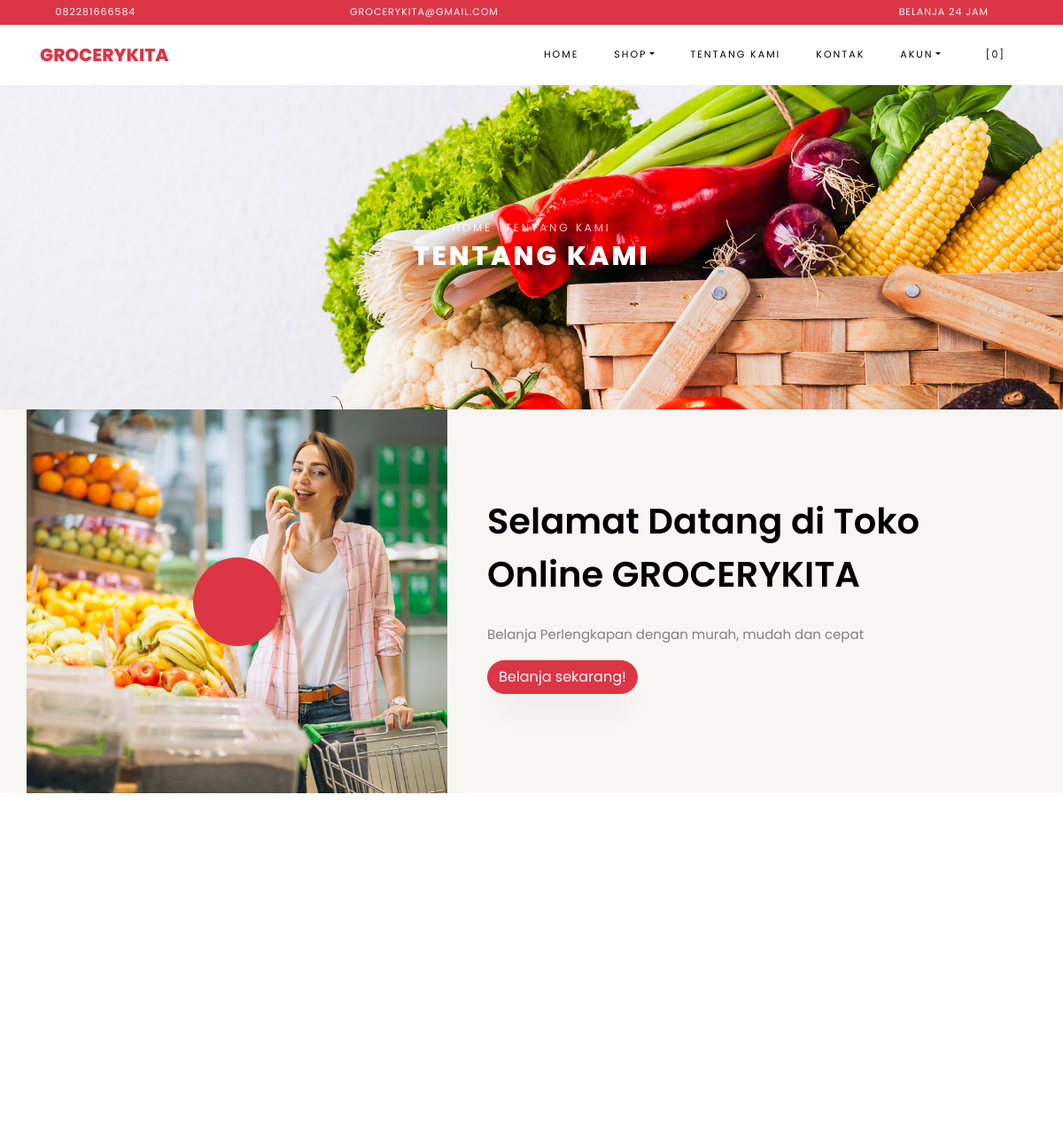
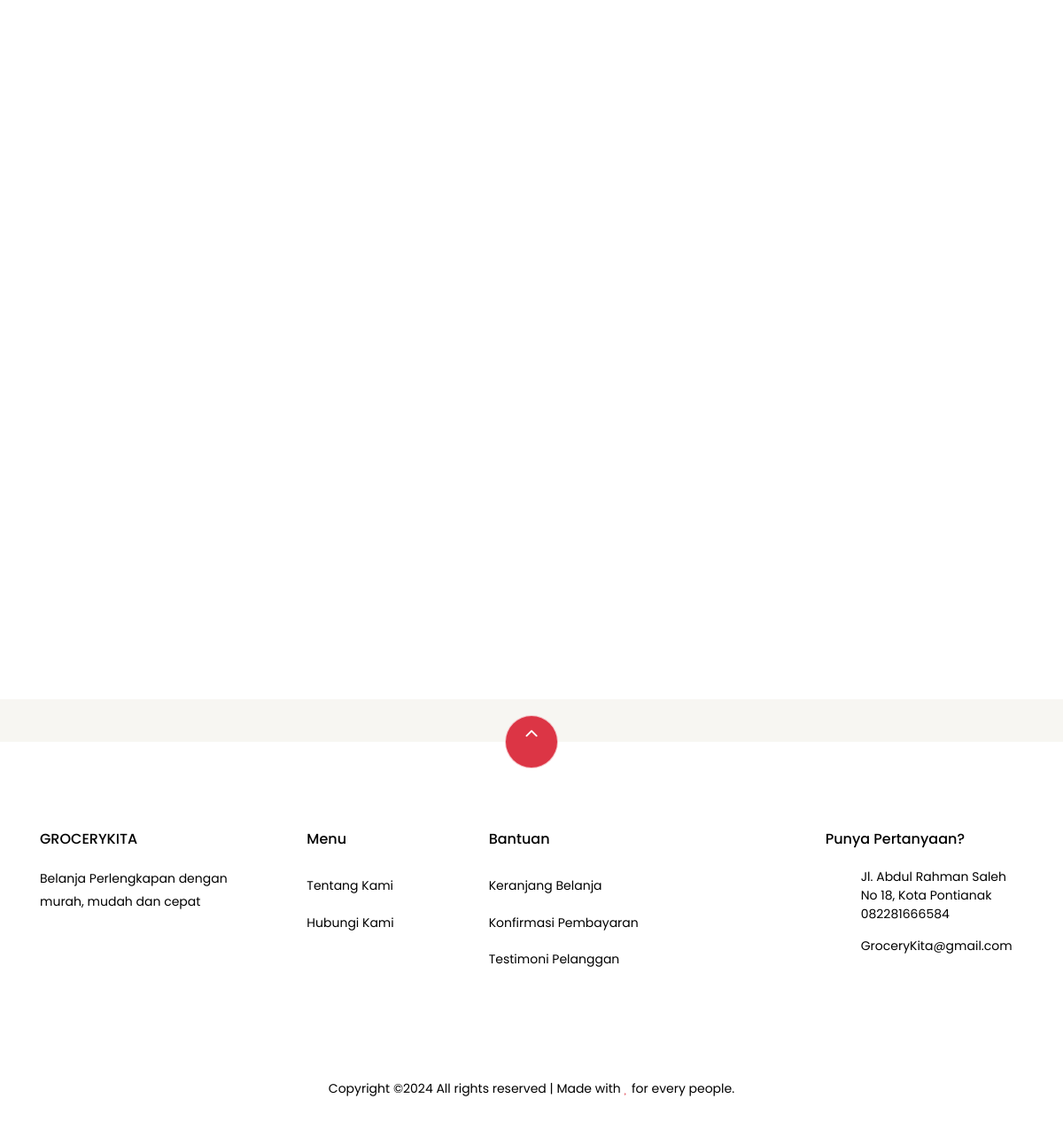
Page /index.php/pages/about on the committed database (2 pictures, top to bottom).
### tables this page shows
CREATE TABLE `settings` (
  `id` int(10) NOT NULL,
  `key` varchar(32) NOT NULL,
  `content` text NOT NULL
);

### application/helpers/themes_helper.php (called while the page is built, shortened)
<?php
if ( ! function_exists('get_theme_name'))
{
    function get_theme_name() {
        $current_theme = get_settings('current_theme_name');
        return ($current_theme) ? $current_theme : false;
    }
}
if ( ! function_exists('get_template_part'))
{
    function get_template_part($file_name = null, $params = array()) {
        if ($file_name !== '') {
            $current_theme = get_theme_name();
            if ( file_exists($file_location = VIEWPATH .'themes/'. $current_theme .'/'. $file_name .'.php')) {
                $CI =& get_instance();
                $CI->load->view('themes/'. $current_theme .'/'. $file_name, $params);
            }
            else {
                echo '<div>Kesalahan: berkas tema <b>'. $file_name .'.php</b> tidak ditemukan.<br>Lokasi berkas: <b>'. $file_location .'</b></div>';
            }
        }
    }
}
if ( ! function_exists('get_header'))
{
    function get_header($params = null, $section = '', $current_section = '') {
        $load_params = array();
        if ( is_null($params)) {
            $load_params['title'] = get_settings('site_name');
        }
        else if ( is_string($params)) {
            $load_params['title'] = $params;
        }
        $load_params['sidebar_section'] = $section;
        $load_params['current_section'] = $current_section;
        get_template_part('header', $load_params);
    }
}
if ( ! function_exists('get_footer'))
{
    function get_footer($params = array()) {
        get_template_part('footer', $params);
    }
}
if ( ! function_exists('get_theme_uri'))
{
    function get_theme_uri($file_name = null, $theme_name = NULL)
    {
        $theme_name = ($theme_name == NULL) ? get_theme_name() : $theme_name;
        return is_null($file_name) ? base_url('assets/themes/'. $theme_name .'/') : base_url('assets/themes/'. $theme_name .'/'. $file_name) ;
    }
}

### application/controllers/Pages.php (called while the page is built, shortened)
<?php
class Pages extends CI_Controller {
    public function about()
    {
        $params['reviews'] = $this->review->get_all_reviews();
        get_header(get_store_name());
        get_template_part('pages/about', $params);
        get_footer();
    }
}

### index.php (called while the page is built, shortened)
<?php
require_once BASEPATH . 'core/CodeIgniter.php';

### application/helpers/global_helper.php (called while the page is built, shortened)
<?php
if (!function_exists('get_settings')) {
    function get_settings($key = '')
    {
        $CI = &get_instance();
        $row = $CI->db
            ->select('content')
            ->where('key', $key)
            ->get('settings')
            ->row();
        return $row->content;
    }
}
if (!function_exists('get_store_name')) {
    function get_store_name()
    {
        return get_settings('store_name');
    }
}

### application/helpers/session_helper.php (called while the page is built, shortened)
<?php
if (!function_exists('init')) {
    function init()
    {
        $CI = &get_instance();
        return $CI;
    }
}
if (!function_exists('session_data')) {
    function session_data()
    {
        $CI = init();
        $read_session_in_cookie = get_cookie('__ACTIVE_SESSION_DATA');
        $read_session_in_session = $CI->session->userdata('__ACTIVE_SESSION_DATA');
        if ($read_session_in_cookie) {
            $read_data = $CI->encryption->decrypt($read_session_in_cookie);
            $read_data = json_decode($read_data);
            return $read_data;
        } else if ($read_session_in_session) {
            $read_data = $CI->encryption->decrypt($read_session_in_session);
            $read_data = json_decode($read_data);
            return $read_data;
        } else {
            $default_session = new stdClass();
            $default_session->is_login = FALSE;
            $default_session->user_id = 0;
            $default_session->login_at = 0;
            $default_session->remember_me = FALSE;
            return $default_session;
        }
    }
}

### application/views/themes/Foodies/pages/about.php (the view, shortened to what this page needs)
<div class="hero-wrap hero-bread" style="background-image: url('<?php echo get_theme_uri('images/bg_1.jpg'); ?>');">
    <div class="container">
      <div class="row no-gutters slider-text align-items-center justify-content-center">
        <div class="col-md-9 ftco-animate text-center">
            <p class="breadcrumbs"><span class="mr-2"><?php echo anchor(base_url(), 'Home'); ?></span> <span>Tentang Kami</span></p>
          <h1 class="mb-0 bread">Tentang Kami</h1>
        </div>
      </div>
    </div>
  </div>
  <section class="ftco-section ftco-no-pb ftco-no-pt bg-light">
          <div class="container">
              <div class="row">
                  <div class="col-md-5 p-md-5 img img-2 d-flex justify-content-center align-items-center" style="background-image: url(<?php echo get_theme_uri('images/about.jpg'); ?>);">
                      <a href="https://vimeo.com/45830194" class="icon popup-vimeo d-flex justify-content-center align-items-center">
                          <span class="icon-play"></span>
                      </a>
                  </div>
                  <div class="col-md-7 py-5 wrap-about pb-md-5 ftco-animate">
            <div class="heading-section-bold mb-4 mt-md-5">
                <div class="ml-md-0">
                  <h2 class="mb-4">Selamat Datang di Toko Online <?php echo get_store_name(); ?></h2>
              </div>
            </div>
            <div class="pb-md-5">
                <p><?php echo get_settings('store_description'); ?></p>
                          <p><a href="<?php echo site_url('browse'); ?>" class="btn btn-primary">Belanja sekarang!</a></p>
                      </div>
                  </div>
              </div>
          </div>
      </section>
      <section class="ftco-section testimony-section">
    <div class="container">
      <div class="row justify-content-center mb-5 pb-3">
      </div>
    </div>
  </section>
<section class="ftco-section">
      <div class="container">
          <div class="row no-gutters ftco-services">
  </div>
      </div>
  </section>

### application/views/themes/Foodies/header.php (shortened to what this page needs)
?><!DOCTYPE html>
<html lang="en">
  <head>
    <link rel="stylesheet" href="<?php echo get_theme_uri('css/open-iconic-bootstrap.min.css'); ?>">
    <link rel="stylesheet" href="<?php echo get_theme_uri('css/animate.css'); ?>">
    <link rel="stylesheet" href="<?php echo get_theme_uri('css/owl.carousel.min.css'); ?>">
    <link rel="stylesheet" href="<?php echo get_theme_uri('css/owl.theme.default.min.css'); ?>">
    <link rel="stylesheet" href="<?php echo get_theme_uri('css/magnific-popup.css'); ?>">
    <link rel="stylesheet" href="<?php echo get_theme_uri('css/aos.css'); ?>">
	<link rel="stylesheet" href="<?php echo get_theme_uri('css/ionicons.min.css'); ?>">
	<link rel="stylesheet" href="<?php echo get_theme_uri('js/plugins/@fortawesome/fontawesome-free/css/all.min.css', 'argon'); ?>">
    <link rel="stylesheet" href="<?php echo get_theme_uri('css/bootstrap-datepicker.css'); ?>">
    <link rel="stylesheet" href="<?php echo get_theme_uri('css/jquery.timepicker.css'); ?>">
    <link rel="stylesheet" href="<?php echo get_theme_uri('css/flaticon.css'); ?>">
    <link rel="stylesheet" href="<?php echo get_theme_uri('css/icomoon.css'); ?>">
	<link rel="stylesheet" href="<?php echo get_theme_uri('css/style.css'); ?>">
	<link rel="stylesheet" href="<?php echo base_url('assets/plugins/toastr/toastr.min.css'); ?>">
  </head>
  <body class="goto-here">
		<div class="py-1 bg-primary">
    	<div class="container">
    		<div class="row no-gutters d-flex align-items-start align-items-center px-md-0">
	    		<div class="col-lg-12 d-block">
		    		<div class="row d-flex">
		    			<div class="col-md pr-4 d-flex topper align-items-center">
					    	<div class="icon mr-2 d-flex justify-content-center align-items-center"><span class="icon-phone2"></span></div>
						    <span class="text"><?php echo get_settings('store_phone_number'); ?></span>
					    </div>
					    <div class="col-md pr-4 d-flex topper align-items-center">
					    	<div class="icon mr-2 d-flex justify-content-center align-items-center"><span class="icon-paper-plane"></span></div>
						    <span class="text"><?php echo get_settings('store_email'); ?></span>
					    </div>
					    <div class="col-md-5 pr-4 d-flex topper align-items-center text-lg-right">
						    <span class="text"><?php echo get_settings('store_tagline'); ?></span>
					    </div>
				    </div>
			    </div>
		    </div>
		  </div>
    </div>
    <nav class="navbar navbar-expand-lg navbar-dark ftco_navbar bg-dark ftco-navbar-light" id="ftco-navbar">
	    <div class="container">
	      <a class="navbar-brand" href="<?php echo base_url(); ?>"><?php echo get_store_name(); ?></a>
	      <div class="collapse navbar-collapse" id="ftco-nav">
	        <ul class="navbar-nav ml-auto">
	          <li class="nav-item active"><a href="<?php echo base_url(); ?>" class="nav-link">Home</a></li>
	          <li class="nav-item dropdown">
              <a class="nav-link dropdown-toggle" href="#" id="dropdown04" data-toggle="dropdown" aria-haspopup="true" aria-expanded="false">Shop</a>
            </li>
	          <li class="nav-item"><a href="<?php echo site_url('pages/about'); ?>" class="nav-link">Tentang Kami</a></li>
              <li class="nav-item"><a href="<?php echo site_url('pages/contact'); ?>" class="nav-link">Kontak</a></li>
              <li class="nav-item dropdown">
              <a class="nav-link dropdown-toggle" href="#" id="dropdown05" data-toggle="dropdown" aria-haspopup="true" aria-expanded="false">Akun</a>
            </li>
	          <li class="nav-item cta cta-colored"><a href="<?php echo site_url('shop/cart'); ?>" class="nav-link"><span class="icon-shopping_cart"></span>[<span class="cart-item-total">0</span>]</a></li>
	        </ul>
	      </div>
	    </div>
	  </nav>

### application/views/themes/Foodies/footer.php (shortened to what this page needs)
<section class="ftco-section ftco-no-pt ftco-no-pb py-5 bg-light">
    <div class="container py-4">
    </div>
  </section>
  <footer class="ftco-footer ftco-section">
    <div class="container">
        <div class="row">
            <div class="mouse">
                      <a href="#" class="mouse-icon">
                          <div class="mouse-wheel"><span class="ion-ios-arrow-up"></span></div>
                      </a>
                  </div>
        </div>
      <div class="row mb-5">
        <div class="col-md">
          <div class="ftco-footer-widget mb-4">
            <h2 class="ftco-heading-2"><?php echo get_store_name(); ?></h2>
            <p><?php echo get_settings('store_description'); ?></p>
            <ul class="ftco-footer-social list-unstyled float-md-left float-lft mt-5">
            </ul>
          </div>
        </div>
        <div class="col-md">
          <div class="ftco-footer-widget mb-4 ml-md-5">
            <h2 class="ftco-heading-2">Menu</h2>
            <ul class="list-unstyled">
              <li><a href="<?php echo site_url('pages/about'); ?>" class="py-2 d-block">Tentang Kami</a></li>
              <li><a href="<?php echo site_url('pages/contact'); ?>" class="py-2 d-block">Hubungi Kami</a></li>
            </ul>
          </div>
        </div>
        <div class="col-md-4">
           <div class="ftco-footer-widget mb-4">
            <h2 class="ftco-heading-2">Bantuan</h2>
            <div class="d-flex">
                <ul class="list-unstyled mr-l-5 pr-l-3 mr-4">
                  <li><a href="<?php echo site_url('shop/cart'); ?>" class="py-2 d-block">Keranjang Belanja</a></li>
                  <li><a href="<?php echo site_url('customer/payments/confirm'); ?>" class="py-2 d-block">Konfirmasi Pembayaran</a></li>
                  <li><a href="<?php echo site_url('shop/testimonial'); ?>" class="py-2 d-block">Testimoni Pelanggan</a></li>
                </ul>
              </div>
          </div>
        </div>
        <div class="col-md">
          <div class="ftco-footer-widget mb-4">
              <h2 class="ftco-heading-2">Punya Pertanyaan?</h2>
              <div class="block-23 mb-3">
                <ul>
                  <li><span class="icon icon-map-marker"></span><span class="text"><?php echo get_settings('store_address'); ?></span></li>
                  <li><a href="#"><span class="icon icon-phone"></span><span class="text"><?php echo get_settings('store_phone_number'); ?></span></a></li>
                  <li><a href="#"><span class="icon icon-envelope"></span><span class="text"><?php echo get_settings('store_email'); ?></span></a></li>
                </ul>
              </div>
          </div>
        </div>
      </div>
      <div class="row">
        <div class="col-md-12 text-center">
          <p>
                        Copyright &copy;<script>document.write(new Date().getFullYear());</script> All rights reserved | Made with <i class="icon-heart text-danger" aria-hidden="true"></i> for every people.
                      </p>
        </div>
      </div>
    </div>
  </footer>
</body>
</html>

### assets/themes/foodies/css/icomoon.css (style rules this page uses)
[class^="icon-"], [class*=" icon-"] { font-family: 'icomoon' !important; speak: none; font-style: normal; font-weight: normal; font-variant: normal; text-transform: none; line-height: 1; -webkit-font-smoothing: antialiased; -moz-osx-font-smoothing: grayscale; }
.icon-heart:before { content: "\f004"; }
.icon-map-marker:before { content: "\f041"; }
.icon-play:before { content: "\f04b"; }
.icon-phone:before { content: "\f095"; }
.icon-envelope:before { content: "\f0e0"; }
.icon-paper-plane:before { content: "\f1d8"; }
.icon-phone2:before { content: "\e0cd"; }
.icon-shopping_cart:before { content: "\e8cc"; }

### rows in the picture
settings: content "082281666584"
settings: content "GROCERYKITA@GMAIL.COM", content "GroceryKita@gmail.com"
settings: content "BELANJA 24 JAM"
settings: content "GROCERYKITA"
settings: content (picture)
settings: content "Belanja Perlengkapan dengan murah, mudah dan cepat"
settings: content "Jl. Abdul Rahman Saleh No 18, Kota Pontianak"

### other values in the picture
anchor(base_url(), 'Home') "HOME"
